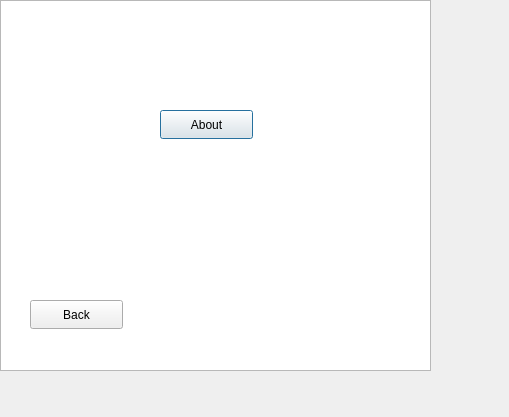
<?xml version="1.0" encoding="UTF-8"?>
<ui version="4.0">
 <class>HelpWindow</class>
 <widget class="QDialog" name="HelpWindow">
  <property name="geometry">
   <rect>
    <x>0</x>
    <y>0</y>
    <width>509</width>
    <height>417</height>
   </rect>
  </property>
  <property name="windowTitle">
   <string>Dialog</string>
  </property>
  <widget class="QTextEdit" name="textEdit">
   <property name="geometry">
    <rect>
     <x>0</x>
     <y>0</y>
     <width>431</width>
     <height>371</height>
    </rect>
   </property>
  </widget>
  <widget class="QPushButton" name="pushButton">
   <property name="geometry">
    <rect>
     <x>160</x>
     <y>110</y>
     <width>93</width>
     <height>29</height>
    </rect>
   </property>
   <property name="text">
    <string>About</string>
   </property>
  </widget>
  <widget class="QPushButton" name="pushButton_2">
   <property name="geometry">
    <rect>
     <x>30</x>
     <y>300</y>
     <width>93</width>
     <height>29</height>
    </rect>
   </property>
   <property name="text">
    <string>Back</string>
   </property>
  </widget>
 </widget>
 <resources/>
 <connections/>
</ui>
